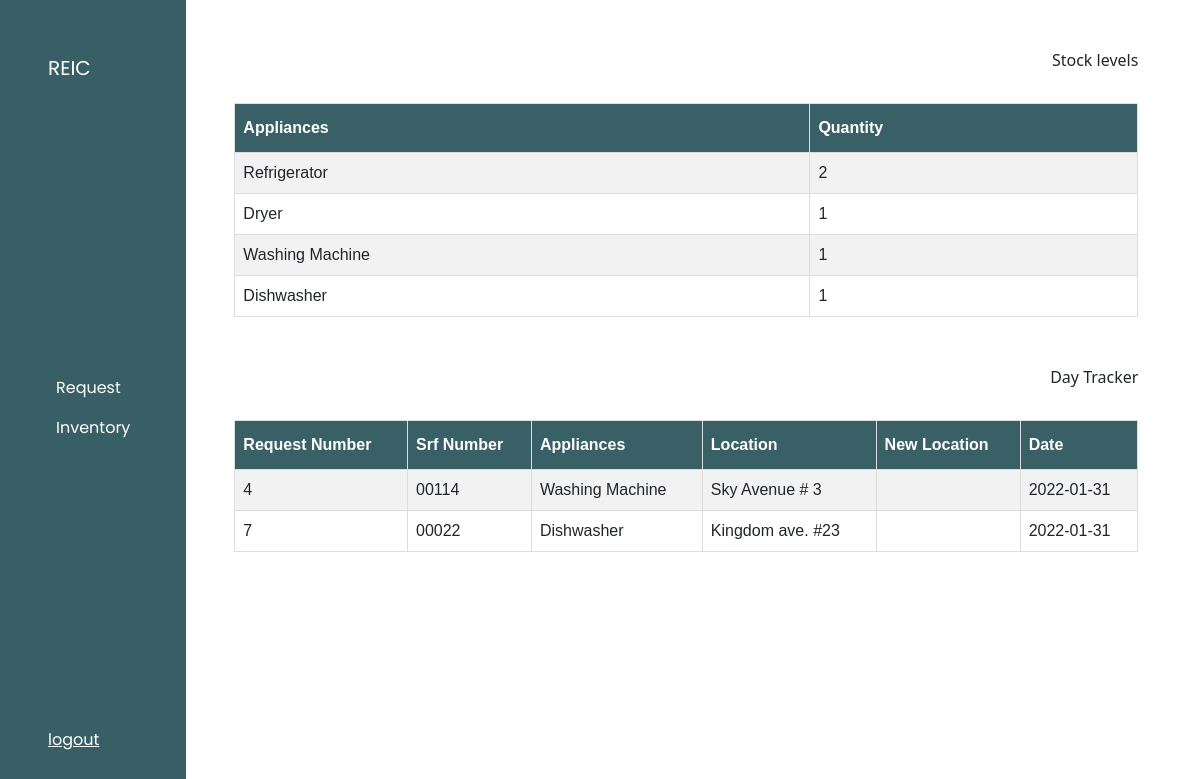
Before: /user/user.php with the older database file.
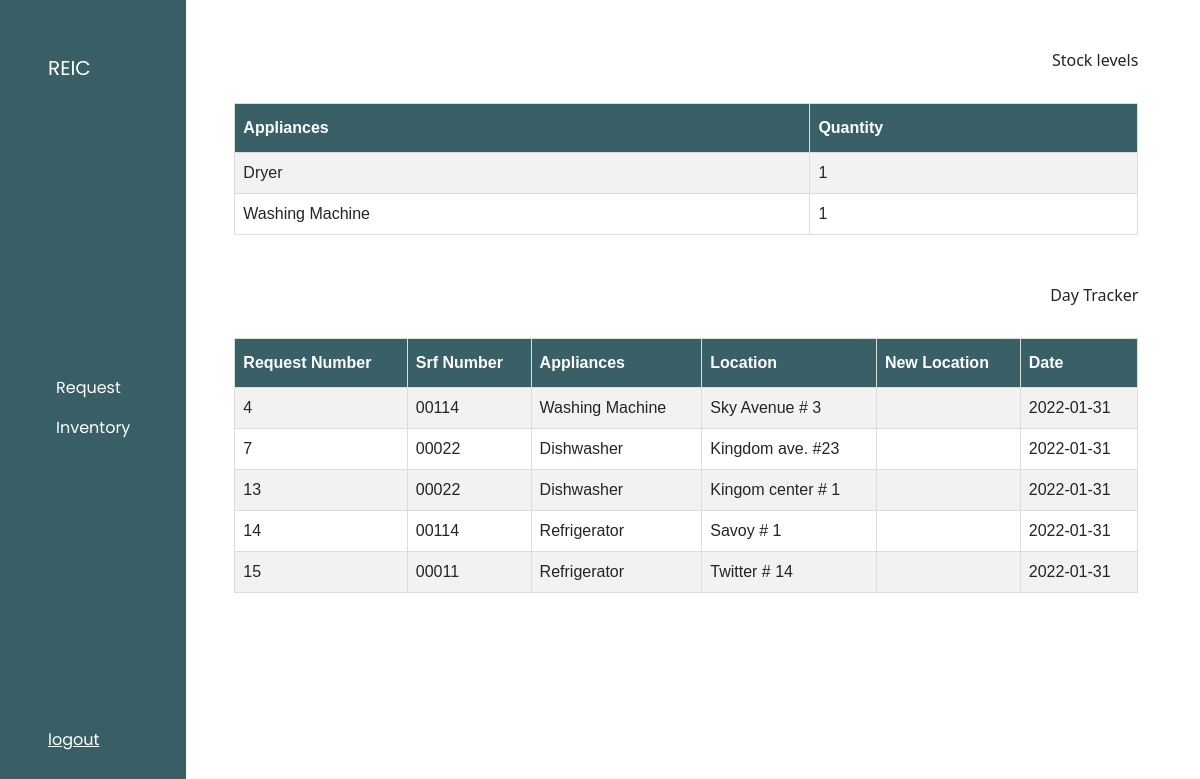
After: the same page with the newer database file.
### tables this page shows
CREATE TABLE `request` (
  `request_id` int(5) NOT NULL,
  `srf` varchar(255) NOT NULL,
  `location` varchar(255) NOT NULL,
  `next_location` varchar(255) NOT NULL,
  `inventory_id` int(5) NOT NULL,
  `moved_date` varchar(255) NOT NULL,
  `requested_by` varchar(5) NOT NULL
);

CREATE TABLE `inventory` (
  `barcode_number` int(5) NOT NULL,
  `serial_no` int(5) NOT NULL,
  `appliances` varchar(255) NOT NULL,
  `date` date NOT NULL,
  `invoice_no` varchar(255) NOT NULL,
  `warranty_date` date NOT NULL,
  `quantity` int(5) NOT NULL,
  `Status` varchar(255) NOT NULL,
  `user` int(5) NOT NULL
);

### user/user.php (the view, shortened to what this page needs)
<!DOCTYPE html>
<html lang="en">
<head>
    <link rel="stylesheet" href="https://cdn.jsdelivr.net/npm/bootstrap@5.1.3/dist/css/bootstrap.min.css">
    <link rel="stylesheet" href="../css/user_styles/user_style.css">
</head>
<body>
<div class="d-flex flex-row dashboard">
    <nav class="navbar navbar-expand-lg p-5 flex-column align-items-start menu">
        <a class="navbar-brand text-white" href="#">REIC</a>
        <div class="collapse navbar-collapse" id="collapsibleNavbar">
            <ul class="navbar-nav flex-column">
                <li class="nav-item active">
                    <a href="request.php" class="nav-link text-white">Request</a>
                </li>
                <li class="nav-item">
                 <a href="restocking.php" class="nav-link text-white">Inventory</a>
                </li>
            </ul>
        </div>
        <a href="../index.php" class="logout text-white">logout</a>
    </nav>
    <div class="p-5 col-10 column-content" >
        <div class="column-content-header">
          <p class="label">Stock levels</p>
        </div>
        <div>
        <table id="customers">
            <tr>
            <th>Appliances</th>
            <th>Quantity</th>
            </tr>
            <?php
            include("../db/dbconn.php");
            $sql = "SELECT appliances, count(*) as quantity FROM inventory WHERE status = 'Available' GROUP BY appliances ORDER BY date";
            $result = mysqli_query($dbconn, $sql);
            while ($row = mysqli_fetch_array($result)) {
                if ($row['quantity']<=15) {
                    echo "<tr><td>".$row['appliances']."</td>";
                    echo "<td id='stocklevel'>".$row['quantity']."</td></tr>";
                }
            }
            ?>
        </table>
        </div>
        <div class="mt-5 column-content-header">
            <p class="label">Day Tracker</p>
        </div>
        <div >
        <table id="customers">
            <tr>
            <th>Request Number</th>
            <th>Srf Number</th>
            <th>Appliances</th>
            <th>Location</th>
            <th>New Location</th>
            <th>Date</th>
            </tr>
            <?php
            include("../db/dbconn.php");
            $sql = "SELECT * FROM request LEFT JOIN inventory ON inventory.barcode_number = request.inventory_id ORDER BY moved_date";
            $result = mysqli_query($dbconn, $sql);
            while ($row = mysqli_fetch_array($result)) {
                    echo "<tr>
                    <td>".$row['request_id']."</td>
                    <td>".$row['srf']."</td>
                    <td>".$row['appliances']."</td>
                    <td>".$row['location']."</td>
                    <td>".$row['next_location']."</td>
                    <td>".$row['moved_date']."</td>
                    </tr>";
            }
            ?>
        </table>
        </div>
    </div>
</div>
</body>
</html>

Changed rows visible on the page:
added request: request_id "13", srf "00022", inventory.appliances "Dishwasher", location "Kingom center # 1", moved_date "2022-01-31"
added request: request_id "14", srf "00114", inventory.appliances "Refrigerator", location "Savoy # 1", moved_date "2022-01-31"
added request: request_id "15", srf "00011", inventory.appliances "Refrigerator", location "Twitter # 14", moved_date "2022-01-31"
Other visible differences:
list line gone: "Refrigerator 2"
list line gone: "Dishwasher 1"
